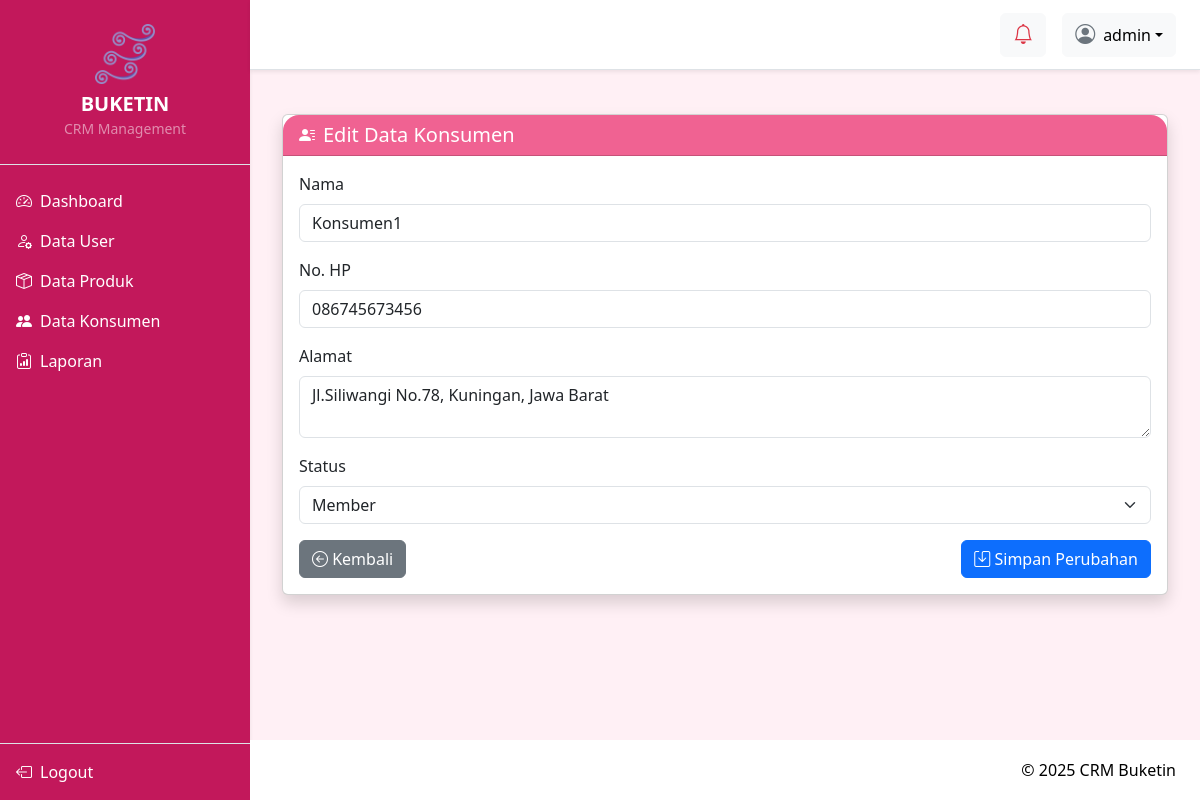
Screenshot of /controller/edit_konsumen.php?id=4 (signed in) with the database file from the repository.
### tables this page shows
CREATE TABLE `konsumen` (
  `id` int(11) NOT NULL,
  `nama` varchar(100) NOT NULL,
  `no_hp` varchar(20) NOT NULL,
  `alamat` text NOT NULL,
  `status` enum('member','biasa') NOT NULL DEFAULT 'biasa'
);

### controller/edit_konsumen.php (the view, shortened to what this page needs)
<?php
include '../connect/database.php';
$id = $_GET['id'] ?? null;
$stmt = $conn->prepare("SELECT * FROM konsumen WHERE id = ?");
$stmt->bind_param("i", $id);
$stmt->execute();
$result = $stmt->get_result();
$row = $result->fetch_assoc();
?>
<!DOCTYPE html>
<html lang="id">
<head>
    <link href="https://cdn.jsdelivr.net/npm/bootstrap@5.3.0/dist/css/bootstrap.min.css" rel="stylesheet">
    <link href="https://cdn.jsdelivr.net/npm/bootstrap-icons@1.10.5/font/bootstrap-icons.css" rel="stylesheet">
</head>
<body>
<?php include '../layout/navbar.php'; ?>
<div class="main-content">
    <?php include '../layout/header.php'; ?>
    <div class="content-wrapper">
        <div class="container mt-4">
            <div class="card shadow">
                <div class="card-header bg-warning text-dark d-flex align-items-center">
                    <i class="bi bi-person-lines-fill me-2"></i>
                    <h5 class="mb-0">Edit Data Konsumen</h5>
                </div>
                <div class="card-body">
                    <form method="POST">
                        <div class="mb-3">
                            <label for="nama" class="form-label">Nama</label>
                            <input type="text" name="nama" id="nama" class="form-control" value="<?= htmlspecialchars($row['nama']) ?>" required>
                        </div>
                        <div class="mb-3">
                            <label for="no_hp" class="form-label">No. HP</label>
                            <input type="text" name="no_hp" id="no_hp" class="form-control" value="<?= htmlspecialchars($row['no_hp']) ?>" required>
                        </div>
                        <div class="mb-3">
                            <label for="alamat" class="form-label">Alamat</label>
                            <textarea name="alamat" id="alamat" class="form-control" required><?= htmlspecialchars($row['alamat']) ?></textarea>
                        </div>
                        <div class="mb-3">
                            <label for="status" class="form-label">Status</label>
                            <select name="status" id="status" class="form-select" required>
                                <option value="member" <?= $row['status'] === 'member' ? 'selected' : '' ?>>Member</option>
                            </select>
                        </div>
                        <div class="d-flex justify-content-between">
                            <a href="../view/konsumen.php" class="btn btn-secondary">
                                <i class="bi bi-arrow-left-circle"></i> Kembali
                            </a>
                            <button type="submit" class="btn btn-primary">
                                <i class="bi bi-save"></i> Simpan Perubahan
                            </button>
                        </div>
                    </form>
                </div>
            </div>
        </div>
    </div>
    <?php include '../layout/footer.php'; ?>
</div>
</body>
</html>

### controller/edit_konsumen.php (style rules this page uses)
html, body { margin: 0; height: 100%; overflow: hidden; background-color: #fff0f5; color: #4a4a4a; font-family: 'Segoe UI', sans-serif; }
.main-content { margin-left: 250px; padding-top: 70px; padding-bottom: 60px; height: 100vh; overflow: hidden; display: flex; flex-direction: column; }
.content-wrapper { flex: 1; overflow-y: auto; padding: 20px; }
.card-header { background-color: #f06292 !important; color: white !important; font-weight: 600; border-top-left-radius: 1rem !important; border-top-right-radius: 1rem !important; }

### rows the page displays
konsumen: nama "Konsumen1", no_hp "086745673456", alamat "Jl.Siliwangi No.78, Kuningan, Jawa Barat", status "Member"

### other values shown
$_SESSION['role'] "admin"
